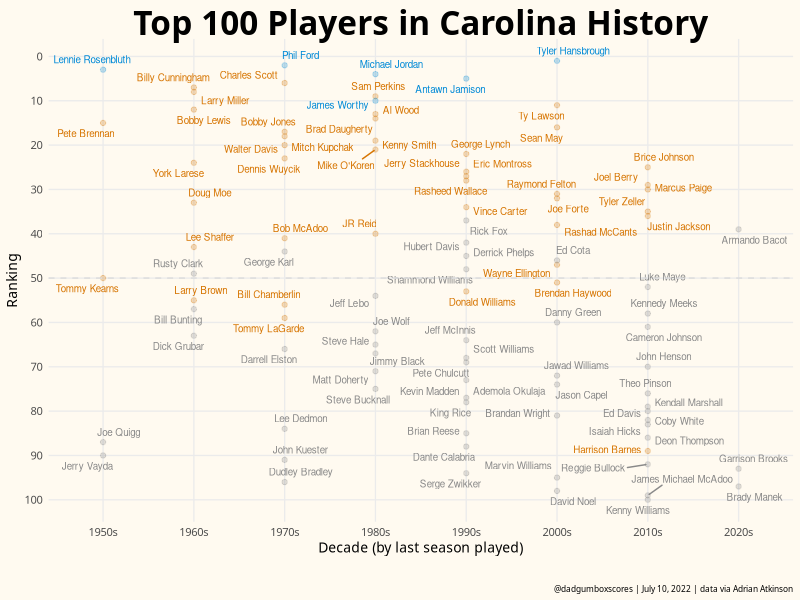

Write the R code that produced this figure.
# load libraries
library(ggplot2)
library(dplyr)
library(ggrepel)

# load data from https://247sports.com/college/north-carolina/LongFormArticle/UNC-Tar-Heels-Basketball-Top-100-Players-1-10-189851846/#189851846_1
unc <- read.csv('bestunc.csv')


# create new column for facets 
ff <- 


# add theme
theme_me <- function () {
  theme_minimal(base_size = 10, base_family = "RobotoCondensed-Regular") %+replace%
    theme (
      plot.title = element_text(
        hjust = 0.5,
        size = 24,
        face = "bold"
      ),
      plot.subtitle = element_text(
        hjust = 0.5,
        size = 10,
        lineheight = 0.25,
        vjust = -0.5
      ),
      plot.caption = element_text(
        hjust = 1,
        size = 6,
        lineheight = 0.35,
        margin = margin(t = 20)
      ),
      panel.grid.minor = element_blank(),
      plot.background = element_rect(fill = "floral white", color = "floral white")
    )
}

# set colors
colors = c("#d67400", "#898989", "#0089d6")

# scatter plot text repel
gg <- unc %>%
  ggplot(aes(
    x = Rank,
    y = Decade,
    label = Player,
    color = Jersey
  )) +
  geom_point(alpha = 0.25) +
  geom_text_repel(size = 2.5) +
  scale_x_reverse(breaks = seq(0, 100, 10)) +
  geom_vline(xintercept = 50,
             linetype = 'dashed',
             color = "#dddddd") +
  scale_color_manual(values = colors) +
  theme_me() +
  theme(legend.position = "none") +
  coord_flip() +
  labs(
    y = "Decade (by last season played)",
    x = "Ranking",
    title = "Top 100 Players in Carolina History",
    caption = "@dadgumboxscores | July 10, 2022 | data via Adrian Atkinson"
  )

# save the chart
ggsave(
  "gg.png",
  gg,
  w = 9,
  h = 6.5,
  dpi = 300,
  type = 'cairo'
)


# find highest not retired or honored
unc %>%
    filter(Jersey == 'None') %>%
    arrange(Rank) %>%
    slice(1:5)

# find lowest retired or honored
unc %>%
    filter(Jersey != 'None') %>%
    arrange(-Rank) %>%
    slice(1:5)
